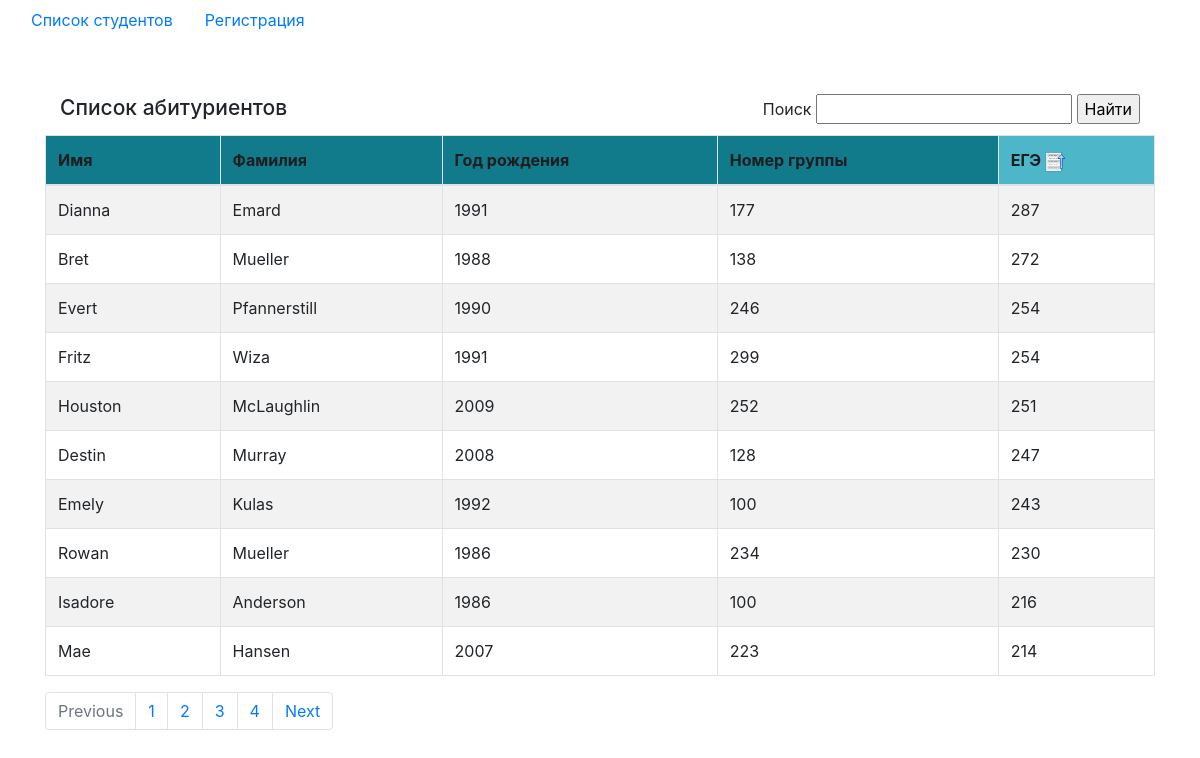
The page / on the database its author committed.
### tables this page shows
CREATE TABLE `abiturient` (
  `id` int(6) UNSIGNED NOT NULL,
  `name` varchar(30) NOT NULL,
  `lastName` varchar(30) NOT NULL,
  `email` varchar(50) NOT NULL,
  `groupNumber` varchar(5) NOT NULL,
  `points` int(3) NOT NULL,
  `birthYear` varchar(4) NOT NULL,
  `password` char(200) NOT NULL
);

### public_html/index.php (called while the page is built, shortened)
<?php
require_once __DIR__ . '/../app/bootstrap.php';
require_once __DIR__ . '/../app/classes/AbiturientDataGateway.php';
require_once __DIR__ . '/../app/classes/Abiturient.php';
require_once ROOT . '/classes/Helper.php';
require_once ROOT . '/classes/Pager.php';
$abiturientGateway = new \StudentList\AbiturientDataGateway($DBH);
$pageNumber = intval( array_key_exists('page', $_GET) ? $_GET['page']: 1 );
$offset = Helper::generateOffset($pageNumber, 10);
$abiturients = $abiturientGateway->getAbiturients(10, $offset);
$sort = array_key_exists('sort', $_GET) ? $_GET['sort'] : 'asc';
$OrderNameLink = Helper::getSortingLinkByOrder('search', 'name', $sort);
$OrderLastNameLink = Helper::getSortingLinkByOrder('search', 'lastname', $sort);
$OrderBirthYearLink = Helper::getSortingLinkByOrder('search', 'birthyear', $sort);
$OrderGroupNumberLink = Helper::getSortingLinkByOrder('search', 'groupnumber', $sort);
$OrderPointsLink = Helper::getSortingLinkByOrder( 'search', 'points', $sort);
$reverseSort = ($sort == 'asc' ? 'desc' : 'asc');
$SortPointsLink = Helper::getSortingLinkBySort('search', 'points', $reverseSort);
$pager = new \StudentList\Pager($abiturientGateway->getAbiturientCount(), 10, 'index.php?page={page}');
$pages = $pager->build();
require_once ROOT . '/views/templates/header.php';
require_once ROOT . '/views/abiturientList.php';
require_once ROOT . '/views/templates/footer.php';

### app/classes/Helper.php (called while the page is built, shortened)
<?php
class Helper
{
  public static function getSortingLinkByOrder($dir, $order, $sort)
  {
    $link = '' . $dir . '.php?' . http_build_query([
            'order' => $order,
            'sort'  => $sort
        ]);
    return $link;
  }
  public static function getSortingLinkBySort($dir, $order, $sort)
  {
    $link = '' . $dir . '.php?' . http_build_query([
            'order' => $order,
            'sort' => $sort
        ]);
    return $link;
  }
  public static function generateOffset($pageNumber, $recordsPerPage)
  {
    if  ($pageNumber > 0) {
      $result = ($pageNumber - 1) * $recordsPerPage ;
      return $result;
    }
    return 0;
  }
}

### app/classes/AbiturientDataGateway.php (called while the page is built, shortened)
<?php
class AbiturientDataGateway
{
  private $DBH;
  public function __construct(\PDO $DBH)
  {
    $this->DBH = $DBH;
  }
  public function getAbiturients($limit, $offset, $order = 'points', $sort = 'desc')
  {
    $orders = array("name","lastname","groupnumber","points","birthyear");
    $key = array_search($order,$orders);
    $order = $orders[$key];
    $sorts = array("asc","desc");
    $key = array_search($sort,$sorts);
    $sort = $sorts[$key];
    $sth = $this->DBH->prepare( "SELECT * from abiturient ORDER BY $order $sort LIMIT :limit OFFSET :offset" );
    $sth->bindValue(':limit', $limit, \PDO::PARAM_INT);
    $sth->bindValue(':offset', $offset, \PDO::PARAM_INT);
    $sth->execute();
    $result = $sth->fetchAll( \PDO::FETCH_CLASS|\PDO::FETCH_PROPS_LATE, __NAMESPACE__ . '\\Abiturient' );
    return $result;
  }
  public function getAbiturientCount() {
    $sth = $this->DBH->query('SELECT COUNT(*) from abiturient');
    $sth->execute();
    $result = $sth->fetch();
    return (int)$result[0];
  }
}

### app/classes/Abiturient.php (called while the page is built, shortened)
<?php
class Abiturient
{
  private $name;
  private $lastName;
  private $groupNumber;
  private $points;
  private $birthYear;
  public function __construct($name = '', $lastName = '', $email = '', $groupNumber = '', $points = '', $birthYear = '', $password = '')
  {
    $this->name = $name;
    $this->lastName = $lastName;
    $this->groupNumber = $groupNumber;
    $this->points = $points;
    $this->birthYear = $birthYear;
  }
  public function getName()
  {
    return $this->name;
  }
  public function getLastName()
  {
    return $this->lastName;
  }
  public function getGroupNumber()
  {
    return $this->groupNumber;
  }
  public function getPoints()
  {
    return $this->points;
  }
  public function getBirthYear()
  {
    return (int) $this->birthYear;
  }
}

### app/classes/Pager.php (called while the page is built, shortened)
<?php
class Pager
{
  private $totalRecords;
  private $recordsPerPage;
  private $linkPattern;
  public function __construct($totalRecords, $recordsPerPage, $linkPattern)
  {
    $this->totalRecords = $totalRecords;
    $this->recordsPerPage = $recordsPerPage;
    $this->linkPattern = $linkPattern;
  }
  public function getTotalPages()
  {
    return $this->totalRecords / $this->recordsPerPage;
  }
  public function getLinkForPage($pageNumber)
  {
    $result = str_replace("{page}", $pageNumber, $this->linkPattern);
    return $result;
  }
  public function build()
  {
    $links = array();
    $totalPages = $this->getTotalPages();
    for ($i = 1; $i <= $totalPages; $i++) {
      $links[$i] = $this->getLinkForPage($i);
    }
    return $links;
  }
}

### app/views/abiturientList.php (the view, shortened to what this page needs)
<div class="abiturient-list container">
  <div class="container">
    <div class="row" style="align-items: baseline">
      <div class="col-md-5">
        <h1 style="text-align: left;">Список абитуриентов</h1>
      </div>
      <div class="col-md-7 align-baseline text-right" >
        <form action="/search.php" method="get">
          <label for="inputSearch">Поиск</label>
          <input type="text" name="search" id="inputSearch" value="<?php if (isset($search)) echo htmlspecialchars($search) ?>">
          <input type="submit" value="Найти" >
        </form>
      </div>
    </div>
  </div>
  <table class="student-list table table-striped table-bordered" style="width: 100%">
    <thead class="" style="background-color: #117a8b">
    <tr>
      <th style="<?php if ( isset($order) && $order == 'name' ) echo 'background-color: #4db6c8;' ?>">
        <a href="<?= $OrderNameLink ?>">Имя</a>
      </th>
      <th style="<?php if ( isset($order) && $order == 'lastname' ) echo 'background-color: #4db6c8;' ?>">
        <a href="<?= $OrderLastNameLink ?>">Фамилия</a>
      </th>
      <th style="<?php if ( isset($order) && $order == 'birthyear' ) echo 'background-color: #4db6c8;' ?>">
        <a href="<?= $OrderBirthYearLink ?>">Год рождения</a>
      </th>
      <th style="<?php if ( isset($order) && $order == 'groupnumber' ) echo 'background-color: #4db6c8;' ?>">
        <a href="<?= $OrderGroupNumberLink ?>">Номер группы</a>
      </th>
      <th style="<?php if ( isset($order) && $order == 'points' || !isset($order) ) echo 'background-color: #4db6c8;' ?>">
        <a href="<?= $OrderPointsLink ?>">ЕГЭ</a>
        <a href="<?= $SortPointsLink ?>">
          <?php if ( isset($order) && $order == 'points' || !isset($order) ): ?>
            <?php if ($reverseSort == 'desc') : ?>
              <img src="/assets/img/sort-up.ico" alt="" width="20px" height="20px">
            <?php else : ?>
              <img src="/assets/img/sort-down.ico" alt="" width="20px" height="20px">
            <?php endif; ?>
          <?php endif; ?>
        </a>
      </th>
    </tr>
    </thead>
    <tbody>
      <?php foreach ( $abiturients as $abiturient) : ?>
      <tr>
        <td><?= htmlspecialchars( $abiturient->getName() ) ?></td>
        <td><?= htmlspecialchars( $abiturient->getLastName() ) ?></td>
        <td><?= htmlspecialchars( $abiturient->getBirthYear() ) ?></td>
        <td><?= htmlspecialchars( $abiturient->getGroupNumber() ) ?></td>
        <td><?= htmlspecialchars( $abiturient->getPoints() ) ?></td>
      </tr>
      <?php endforeach; ?>
    </tbody>
  </table>
  <nav>
    <ul class="pagination ">
      <li class="page-item disabled">
        <a class="page-link" href="#" tabindex="-1">Previous</a>
      </li>
      <?php foreach ($pages as $pageNumber => $pageLink): ?>
        <li class="page-item"><a class="page-link" href="<?= $pageLink ?>"><?= $pageNumber ?></a></li>
      <?php endforeach; ?>
      <li class="page-item">
        <a class="page-link" href="#">Next</a>
      </li>
    </ul>
  </nav>
</div>

### app/views/templates/header.php (shortened to what this page needs)
<!doctype html>
<html lang="ru">
<head>
  <link rel="stylesheet" href="/assets/css/bootstrap.min.css">
  <link rel="stylesheet" href="/assets/css/global.css">
</head>
<body>
  <header class="main-menu container-fluid">
    <nav>
      <ul class="nav">
        <li class="nav-item">
          <a class="nav-link active" href="/">Список студентов</a>
        </li>
        <li class="nav-item">
          <a class="nav-link" href="/register.php">Регистрация</a>
        </li>
      </ul>
    </nav>
  </header>
  <main>

### app/views/templates/footer.php (shortened to what this page needs)
  </main>
</body>
</html>

### public_html/assets/css/global.css (style rules this page uses)
body { min-height: 100vh; }
main { padding-top: 40px; }
h1 { margin: 15px 0; text-align: center; font-size: 21px; }
div.abiturient-list { margin: 0 auto; }
.student-list a { color: #1b1e21; }

### rows shown on the page
abiturient: name "Dianna", lastName "Emard", birthYear "1991", groupNumber "177", points "287"
abiturient: name "Bret", lastName "Mueller", birthYear "1988", groupNumber "138", points "272"
abiturient: name "Evert", lastName "Pfannerstill", birthYear "1990", groupNumber "246", points "254"
abiturient: name "Fritz", lastName "Wiza", birthYear "1991", groupNumber "299", points "254"
abiturient: name "Houston", lastName "McLaughlin", birthYear "2009", groupNumber "252", points "251"
abiturient: name "Destin", lastName "Murray", birthYear "2008", groupNumber "128", points "247"
abiturient: name "Emely", lastName "Kulas", birthYear "1992", groupNumber "100", points "243"
abiturient: name "Rowan", lastName "Mueller", birthYear "1986", groupNumber "234", points "230"
abiturient: name "Isadore", lastName "Anderson", birthYear "1986", groupNumber "100", points "216"
abiturient: name "Mae", lastName "Hansen", birthYear "2007", groupNumber "223", points "214"

### other values the page prints
$pageNumber "1"
$pageNumber "2"
$pageNumber "3"
$pageNumber "4"
